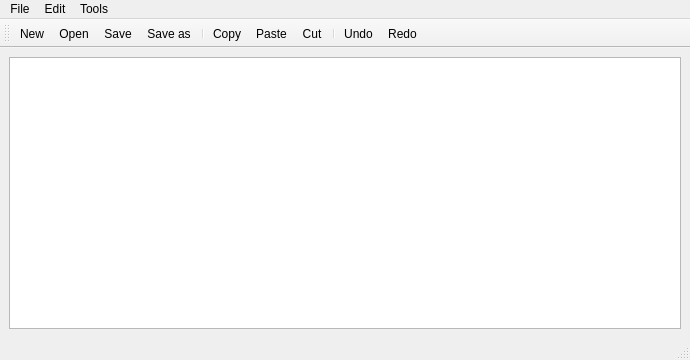
<?xml version="1.0" encoding="UTF-8"?>
<ui version="4.0">
 <class>MainWindow</class>
 <widget class="QMainWindow" name="MainWindow">
  <property name="geometry">
   <rect>
    <x>0</x>
    <y>0</y>
    <width>690</width>
    <height>360</height>
   </rect>
  </property>
  <property name="windowTitle">
   <string>MainWindow</string>
  </property>
  <widget class="QWidget" name="centralwidget">
   <layout class="QVBoxLayout" name="verticalLayout_2">
    <item>
     <layout class="QVBoxLayout" name="verticalLayout">
      <item>
       <widget class="QTextEdit" name="textEdit"/>
      </item>
     </layout>
    </item>
   </layout>
  </widget>
  <widget class="QMenuBar" name="menubar">
   <property name="geometry">
    <rect>
     <x>0</x>
     <y>0</y>
     <width>690</width>
     <height>26</height>
    </rect>
   </property>
   <widget class="QMenu" name="menuFile">
    <property name="title">
     <string>File</string>
    </property>
    <addaction name="actionNew"/>
    <addaction name="actionOpen"/>
    <addaction name="separator"/>
    <addaction name="actionSave"/>
    <addaction name="actionSave_as"/>
   </widget>
   <widget class="QMenu" name="menuEdit">
    <property name="title">
     <string>Edit</string>
    </property>
    <addaction name="actionCopy"/>
    <addaction name="actionPaste"/>
    <addaction name="actionCut"/>
    <addaction name="separator"/>
    <addaction name="actionUndo"/>
    <addaction name="actionRedo"/>
    <addaction name="separator"/>
   </widget>
   <widget class="QMenu" name="menuTools">
    <property name="title">
     <string>Tools</string>
    </property>
    <addaction name="actionColor"/>
    <addaction name="actionFont"/>
   </widget>
   <addaction name="menuFile"/>
   <addaction name="menuEdit"/>
   <addaction name="menuTools"/>
  </widget>
  <widget class="QStatusBar" name="statusbar"/>
  <widget class="QToolBar" name="toolBar">
   <property name="windowTitle">
    <string>toolBar</string>
   </property>
   <attribute name="toolBarArea">
    <enum>TopToolBarArea</enum>
   </attribute>
   <attribute name="toolBarBreak">
    <bool>false</bool>
   </attribute>
   <addaction name="actionNew"/>
   <addaction name="actionOpen"/>
   <addaction name="actionSave"/>
   <addaction name="actionSave_as"/>
   <addaction name="separator"/>
   <addaction name="actionCopy"/>
   <addaction name="actionPaste"/>
   <addaction name="actionCut"/>
   <addaction name="separator"/>
   <addaction name="actionUndo"/>
   <addaction name="actionRedo"/>
  </widget>
  <action name="actionNew">
   <property name="icon">
    <iconset resource="Resources.qrc">
     <normaloff>:/images/Ikone/add.png</normaloff>:/images/Ikone/add.png</iconset>
   </property>
   <property name="text">
    <string>New</string>
   </property>
  </action>
  <action name="actionOpen">
   <property name="icon">
    <iconset>
     <normalon>:/images/Ikone/folder.png</normalon>
    </iconset>
   </property>
   <property name="text">
    <string>Open</string>
   </property>
  </action>
  <action name="actionSave">
   <property name="icon">
    <iconset>
     <normalon>:/images/Ikone/save.png</normalon>
    </iconset>
   </property>
   <property name="text">
    <string>Save</string>
   </property>
  </action>
  <action name="actionSave_as">
   <property name="icon">
    <iconset>
     <normalon>:/images/Ikone/icons8-save-as-96.png</normalon>
    </iconset>
   </property>
   <property name="text">
    <string>Save as...</string>
   </property>
  </action>
  <action name="actionCopy">
   <property name="icon">
    <iconset>
     <normalon>:/images/Ikone/file.png</normalon>
    </iconset>
   </property>
   <property name="text">
    <string>Copy</string>
   </property>
  </action>
  <action name="actionPaste">
   <property name="icon">
    <iconset>
     <normalon>:/images/Ikone/paste-clipboard.png</normalon>
    </iconset>
   </property>
   <property name="text">
    <string>Paste</string>
   </property>
  </action>
  <action name="actionCut">
   <property name="icon">
    <iconset>
     <normalon>:/images/Ikone/cut.png</normalon>
    </iconset>
   </property>
   <property name="text">
    <string>Cut</string>
   </property>
  </action>
  <action name="actionUndo">
   <property name="icon">
    <iconset>
     <normalon>:/images/Ikone/undo.png</normalon>
    </iconset>
   </property>
   <property name="text">
    <string>Undo</string>
   </property>
  </action>
  <action name="actionRedo">
   <property name="icon">
    <iconset>
     <normalon>:/images/Ikone/redo.png</normalon>
    </iconset>
   </property>
   <property name="text">
    <string>Redo</string>
   </property>
  </action>
  <action name="actionColor">
   <property name="text">
    <string>Color</string>
   </property>
  </action>
  <action name="actionFont">
   <property name="text">
    <string>Font</string>
   </property>
  </action>
 </widget>
 <resources>
  <include location="Resources.qrc"/>
 </resources>
 <connections/>
</ui>
